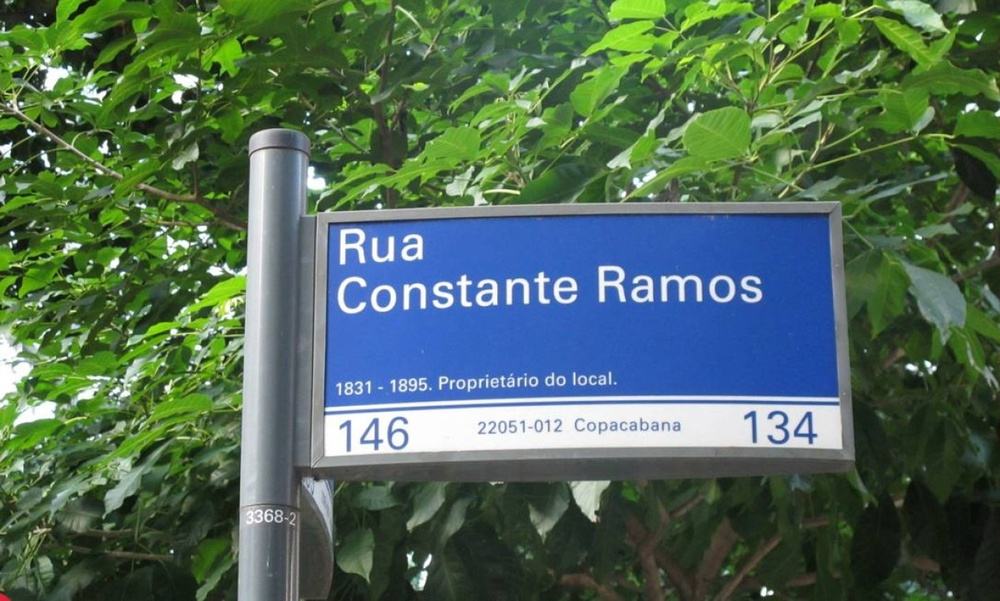
#> input picture day55/Placa.jpg, 1000 x 601 px, shrunk from 1265 x 760 before the run, found by its file name
$ jupyter execute opencv_image_recognition.ipynb   (shell and % lines are left out)
#> lines starting #> are read from the running program, lines starting #| are printed output that depends on the picture
[cell 1]
import cv2
import numpy as np
import matplotlib.pyplot as plt

[cell 2]
from google.colab import files
image_upload = files.upload()
#> the answer given: Placa.jpg

image = cv2.imread(list(image_upload.keys())[0])
#> image is the input picture: shape (601, 1000, 3); mean B, G, R 87.8, 106.3, 80.2

[cell 3]
gray = cv2.cvtColor(image, cv2.COLOR_BGR2GRAY)
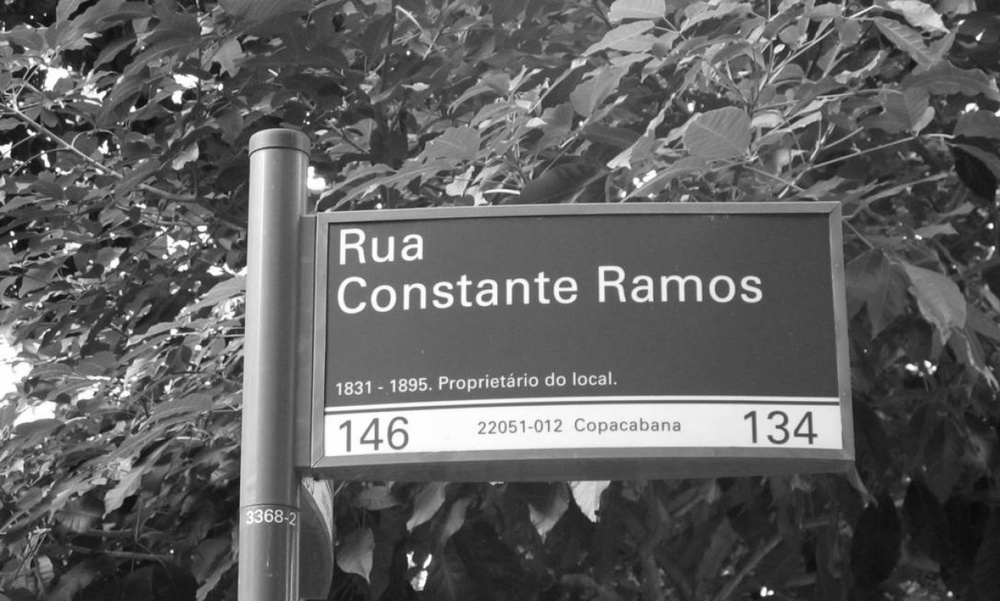
#> gray: shape (601, 1000); min 9, max 255, mean 96.4
plt.imshow(gray, cmap='gray')
plt.title("image in gray")
plt.axis('off')
plt.show

[cell 4]
board = cv2.Canny(gray, 100, 200)
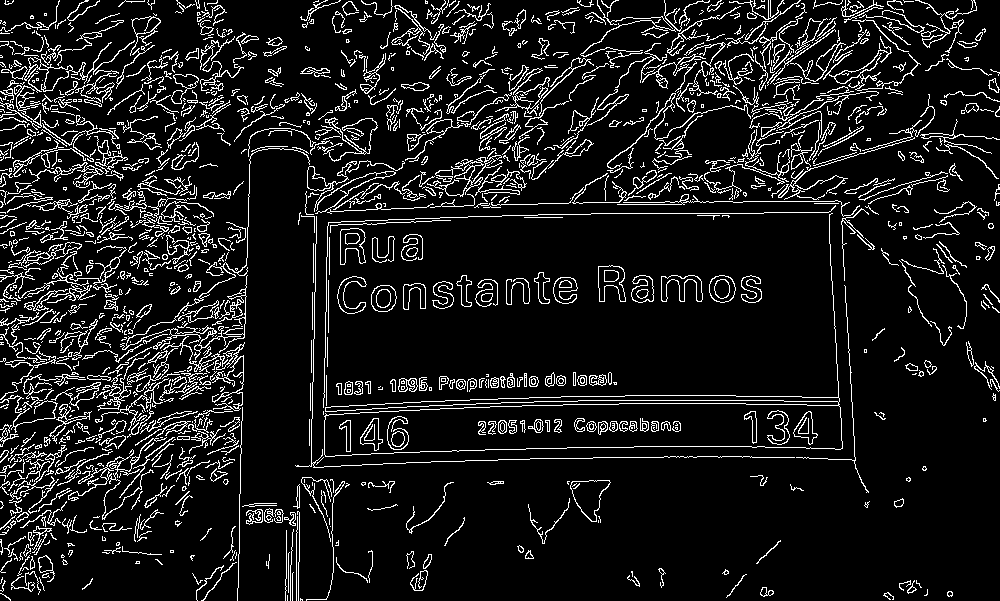
#> board: shape (601, 1000); 10.2% white in thin lines or dots
plt.imshow(board, cmap='gray')
plt.title("removing the boarder")
plt.axis('off')
plt.show

[cell 5]
cv2.imwrite("no_boarder_image.png", board)
files.download("no_boarder_image.png")

[cell 6]
#from PIL import image just if necessary

[cell 7]
height, width = board.shape
#> height = 601; width = 1000
print("height: ", height)
#| height:  601
print("width: ", width)
#| width:  1000

[cell 8]
#create a image with alpha channel, matrix RGBA
transparence = np.zeros((height, width, 4), dtype=np.uint8)
#each pixel, there is a boarder (or the value is 0), put in white and let it visible
transparence[board !=0] = [255, 255, 255, 255]

[cell 9]
cv2.imwrite("transparent.png", transparence)
